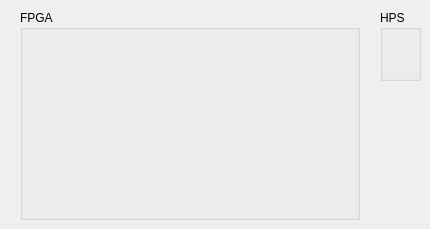
     <widget class="QWidget" name="tabButton">
      <property name="cursor">
       <cursorShape>ArrowCursor</cursorShape>
      </property>
      <attribute name="icon">
       <iconset resource="images/images.qrc">
        <normaloff>:/new/Myresource/BUTTON_UP.bmp</normaloff>:/new/Myresource/BUTTON_UP.bmp</iconset>
      </attribute>
      <attribute name="title">
       <string>Button</string>
      </attribute>
      <widget class="QGroupBox" name="groupBox_3">
       <property name="geometry">
        <rect>
         <x>380</x>
         <y>10</y>
         <width>41</width>
         <height>71</height>
        </rect>
       </property>
       <property name="title">
        <string>HPS</string>
       </property>
       <widget class="QLabel" name="label_hps_key0">
        <property name="geometry">
         <rect>
          <x>10</x>
          <y>30</y>
          <width>21</width>
          <height>31</height>
         </rect>
        </property>
        <property name="text">
         <string/>
        </property>
        <property name="pixmap">
         <pixmap resource="images/images.qrc">:/new/Myresource/SMALL_BUTTON_DOWN.bmp</pixmap>
        </property>
       </widget>
      </widget>
      <widget class="QGroupBox" name="groupBox_4">
       <property name="geometry">
        <rect>
         <x>20</x>
         <y>10</y>
         <width>340</width>
         <height>210</height>
        </rect>
       </property>
       <property name="title">
        <string>FPGA</string>
       </property>
       <widget class="QLabel" name="label_key0">
        <property name="geometry">
         <rect>
          <x>270</x>
          <y>50</y>
          <width>44</width>
          <height>44</height>
         </rect>
        </property>
        <property name="text">
         <string/>
        </property>
        <property name="pixmap">
         <pixmap resource="images/images.qrc">:/new/Myresource/BUTTON_UP.bmp</pixmap>
        </property>
       </widget>
       <widget class="QLabel" name="label_key1">
        <property name="geometry">
         <rect>
          <x>220</x>
          <y>50</y>
          <width>44</width>
          <height>44</height>
         </rect>
        </property>
        <property name="text">
         <string/>
        </property>
        <property name="pixmap">
         <pixmap resource="images/images.qrc">:/new/Myresource/BUTTON_UP.bmp</pixmap>
        </property>
       </widget>
       <widget class="QLabel" name="label_key2">
        <property name="geometry">
         <rect>
          <x>170</x>
          <y>50</y>
          <width>44</width>
          <height>44</height>
         </rect>
        </property>
        <property name="text">
         <string/>
        </property>
        <property name="pixmap">
         <pixmap resource="images/images.qrc">:/new/Myresource/BUTTON_UP.bmp</pixmap>
        </property>
       </widget>
       <widget class="QLabel" name="label_key3">
        <property name="geometry">
         <rect>
          <x>120</x>
          <y>50</y>
          <width>44</width>
          <height>44</height>
         </rect>
        </property>
        <property name="text">
         <string/>
        </property>
        <property name="pixmap">
         <pixmap resource="images/images.qrc">:/new/Myresource/BUTTON_UP.bmp</pixmap>
        </property>
       </widget>
       <widget class="QLabel" name="label_sw0">
        <property name="geometry">
         <rect>
          <x>300</x>
          <y>120</y>
          <width>19</width>
          <height>63</height>
         </rect>
        </property>
        <property name="text">
         <string/>
        </property>
        <property name="pixmap">
         <pixmap resource="images/images.qrc">:/new/Myresource/SW_down.bmp</pixmap>
        </property>
       </widget>
       <widget class="QLabel" name="label_sw1">
        <property name="geometry">
         <rect>
          <x>270</x>
          <y>120</y>
          <width>19</width>
          <height>63</height>
         </rect>
        </property>
        <property name="text">
         <string/>
        </property>
        <property name="pixmap">
         <pixmap resource="images/images.qrc">:/new/Myresource/SW_down.bmp</pixmap>
        </property>
       </widget>
       <widget class="QLabel" name="label_sw2">
        <property name="geometry">
         <rect>
          <x>240</x>
          <y>120</y>
          <width>19</width>
          <height>63</height>
         </rect>
        </property>
        <property name="text">
         <string/>
        </property>
        <property name="pixmap">
         <pixmap resource="images/images.qrc">:/new/Myresource/SW_down.bmp</pixmap>
        </property>
       </widget>
      </widget>
      <widget class="QLabel" name="label_sw3">
       <property name="geometry">
        <rect>
         <x>230</x>
         <y>130</y>
         <width>19</width>
         <height>63</height>
        </rect>
       </property>
       <property name="text">
        <string/>
       </property>
       <property name="pixmap">
        <pixmap resource="images/images.qrc">:/new/Myresource/SW_down.bmp</pixmap>
       </property>
      </widget>
      <widget class="QLabel" name="label_sw5">
       <property name="geometry">
        <rect>
         <x>170</x>
         <y>130</y>
         <width>19</width>
         <height>63</height>
        </rect>
       </property>
       <property name="text">
        <string/>
       </property>
       <property name="pixmap">
        <pixmap resource="images/images.qrc">:/new/Myresource/SW_down.bmp</pixmap>
       </property>
      </widget>
      <widget class="QLabel" name="label_sw4">
       <property name="geometry">
        <rect>
         <x>200</x>
         <y>130</y>
         <width>19</width>
         <height>63</height>
        </rect>
       </property>
       <property name="text">
        <string/>
       </property>
       <property name="pixmap">
        <pixmap resource="images/images.qrc">:/new/Myresource/SW_down.bmp</pixmap>
       </property>
      </widget>
      <widget class="QLabel" name="label_sw6">
       <property name="geometry">
        <rect>
         <x>140</x>
         <y>130</y>
         <width>19</width>
         <height>63</height>
        </rect>
       </property>
       <property name="text">
        <string/>
       </property>
       <property name="pixmap">
        <pixmap resource="images/images.qrc">:/new/Myresource/SW_down.bmp</pixmap>
       </property>
      </widget>
      <widget class="QLabel" name="label_sw8">
       <property name="geometry">
        <rect>
         <x>80</x>
         <y>130</y>
         <width>19</width>
         <height>63</height>
        </rect>
       </property>
       <property name="text">
        <string/>
       </property>
       <property name="pixmap">
        <pixmap resource="images/images.qrc">:/new/Myresource/SW_down.bmp</pixmap>
       </property>
      </widget>
      <widget class="QLabel" name="label_sw7">
       <property name="geometry">
        <rect>
         <x>110</x>
         <y>130</y>
         <width>19</width>
         <height>63</height>
        </rect>
       </property>
       <property name="text">
        <string/>
       </property>
       <property name="pixmap">
        <pixmap resource="images/images.qrc">:/new/Myresource/SW_down.bmp</pixmap>
       </property>
      </widget>
      <widget class="QLabel" name="label_sw9">
       <property name="geometry">
        <rect>
         <x>50</x>
         <y>130</y>
         <width>19</width>
         <height>63</height>
        </rect>
       </property>
       <property name="text">
        <string/>
       </property>
       <property name="pixmap">
        <pixmap resource="images/images.qrc">:/new/Myresource/SW_down.bmp</pixmap>
       </property>
      </widget>
     </widget>
